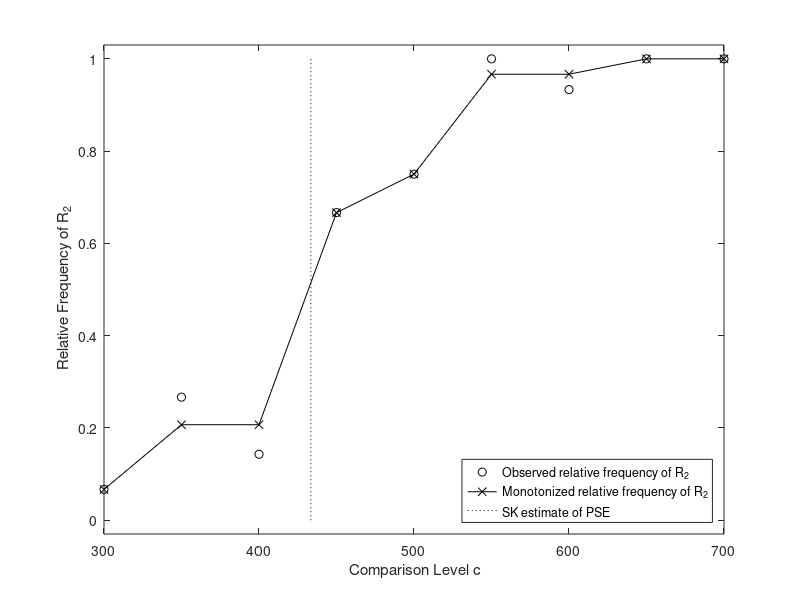

The MATLAB script that drew this image:
function SpearmanKaerber
%%provides PSE, SD, DL, and CE derived by the Spearman-Kaerber method
%%also gives bootstrap estimates of these parameters including SE and CI

%% Input
c = [300 350 400 450 500 550 600 650 700];  %comparison duration
n1 = [14 11 12 5 3 0 1 0 0]; %number of R1 responses
n2 = [1 4 2 10 9 15 14 15 14]; %number of R2 responses
s=500; %standard duration

[nTrials, fi, fiMono] = monotonize(n1, n2);

%% Spearman-Kaerber estimate
DLc = 0.6745; %75th percentile of standard normal
fiMono2 = diff([0, fiMono, 1]);
SKcLevels = [c(1) - diff(c(1:2)), c, c(end) + diff(c(end-1:end))];

PSE_SK   = 1/2*sum(fiMono2.*diff(SKcLevels.^2)./diff(SKcLevels));
M_SK     = 1/3*sum(fiMono2.*diff(SKcLevels.^3)./diff(SKcLevels));
Sigma_SK = sqrt(M_SK - PSE_SK^2);
DL_SK    = Sigma_SK*DLc;
CE_SK    = PSE_SK-s;

%% Bootstrap for estimating SE
nSamples = 1000;

for j=1:length(fi)
    BSn1(:,j)=sum(rand(nSamples, nTrials(j)) > fi(j),2);
end

for j=1:nSamples
    [~, BSfi(j,:), BSfiMono(j,:)] = monotonize(BSn1(j,:), nTrials-BSn1(j,:));
    BSfiMono2(j,:) = diff([0, BSfiMono(j,:), 1]);
    
    BS_PSE_SK(j) = 1/2*sum(BSfiMono2(j,:).*diff(SKcLevels.^2)./diff(SKcLevels));
    BS_M_SK(j)   = 1/3*sum(BSfiMono2(j,:).*diff(SKcLevels.^3)./diff(SKcLevels));
    BS_Sigma_SK(j) = sqrt(BS_M_SK(j) - BS_PSE_SK(j)^2);
    BS_DL_SK(j)  = BS_Sigma_SK(j)*DLc;
    BS_CE_SK(j)  = BS_PSE_SK(j)-s;
end

BootstrapMeans=[mean(BS_PSE_SK), mean(BS_Sigma_SK), mean(BS_DL_SK), mean(BS_CE_SK)];
BootstrapSEMs=[std(BS_PSE_SK), std(BS_Sigma_SK), std(BS_DL_SK), std(BS_CE_SK)];
BootstrapCIs=[prctile(BS_PSE_SK, 2.5), prctile(BS_Sigma_SK, 2.5),...
    prctile(BS_DL_SK, 2.5), prctile(BS_CE_SK, 2.5);...
    prctile(BS_PSE_SK, 97.5), prctile(BS_Sigma_SK, 97.5), ...
    prctile(BS_DL_SK, 97.5), prctile(BS_CE_SK, 97.5)];

%% Output
RelFreq = [fi; fiMono]
SKEstimates_PSE_SD_DL_CE = [PSE_SK, Sigma_SK, DL_SK, CE_SK]
BootstrapEstimates_PSE_SD_DL_CE = [BootstrapMeans; BootstrapSEMs; BootstrapCIs]

%% True and monotonized function and PSE estimate
plot(c,fi,'blacko',c,fiMono,'blackx-',[PSE_SK PSE_SK],get(gca, 'ylim'),'k:')
xlabel(' Comparison Level c'); ylabel(' Relative Frequency of R_2');
ylim([-0.03 1.03])
legend('Observed relative frequency of R_2',...
    'Monotonized relative frequency of R_2',...
    'SK estimate of PSE','Location','SouthEast')


%% Monotonize data
function [nTrials, fi, fiMono] = monotonize(n1, n2)

nTrials = n1+n2;    %number of trials per comparison duration
fi = n2./nTrials;   %relative frequency of "S2" responses
fiMono = fi;        %start value for monotonized data

while any(fiMono(1:end-1) > fiMono(2:end))  %as long as there is any non-monotonicity
    i=1;
    while i <= length(fiMono) - 1      %check for all c-levels until the second-to-last
        if fiMono(i) <= fiMono(i+1)    % if fi_c(i) <= fi_c(i+1)  (i.e., monotonous)
            i=i+1;                              % do nothing but increase i
        else                           % but if not monotonous
            k=1;                                % start a counter k
            while true
                tempfi = sum(fiMono(i:i+k) .* nTrials(i:i+k)) ...  % compute temporary fi for fi_c(i) to fi_c(i+k)
                    ./ sum(nTrials(i:i+k));
                if i+k+1 > length(fiMono); break                   % stop if i+k+1 < nclev
                elseif fiMono(i+k+1) > tempfi; break               % stop when next fi would be larger than temporary mean (i.e., monotonous)
                else
                    k=k+1;                                         % otherwise increase counter and start again, averaging over one more level
                end
            end
            fiMono(i:i+k) = repmat(tempfi,1,k+1);                  % after exit, replace the fis from i:k with the monotonized fi
            i=i+k+1;                                               % and just proceed at clevel i+k+1
        end
    end
end
